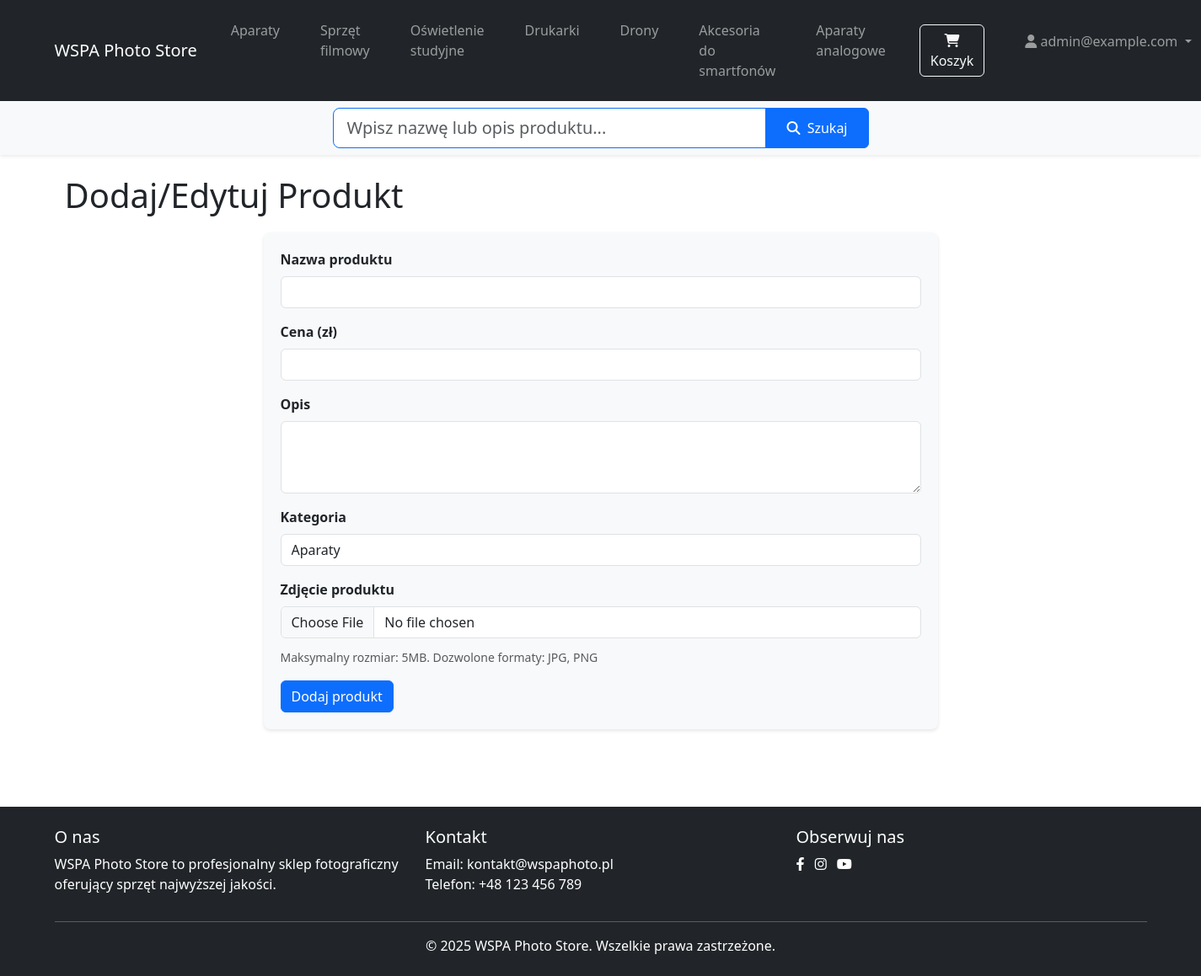
The app's page /admin/add_product (signed in) with its own data.
### tables this page shows
CREATE TABLE categories (
        id INTEGER PRIMARY KEY AUTOINCREMENT,
        name TEXT NOT NULL UNIQUE,
        slug TEXT NOT NULL UNIQUE
    );

### app.py (the view, shortened to what this page needs)
@app.route('/admin/add_product', methods=['GET', 'POST'])
def add_product():
    categories = database.get_categories()
    return render_template('admin/add_product.html', categories=categories)

### app.py (called while the page is built)
@app.context_processor
def inject_template_vars():
    return {
        'get_categories_for_nav': lambda: database.get_categories(),
        'now': datetime.now()
    }

### database.py (called while the page is built)
@contextmanager
def get_db():
    db = sqlite3.connect(DATABASE)
    db.row_factory = sqlite3.Row
    try:
        yield db
    finally:
        db.close()

def get_categories():
    with get_db() as db:
        categories = db.execute('SELECT * FROM categories').fetchall()
        return [dict(category) for category in categories]

### templates/admin/add_product.html (shortened to what this page needs)
{% extends "base.html" %}
{% block content %}
<div class="container">
    <h1>Dodaj/Edytuj Produkt</h1>
    <form method="POST" enctype="multipart/form-data" class="product-form">
        <div class="mb-3">
            <label for="name" class="form-label">Nazwa produktu</label>
            <input type="text" class="form-control" id="name" name="name" required>
        </div>
        <div class="mb-3">
            <label for="price" class="form-label">Cena (zł)</label>
            <input type="number" step="0.01" class="form-control" id="price" name="price" required>
        </div>
        <div class="mb-3">
            <label for="description" class="form-label">Opis</label>
            <textarea class="form-control" id="description" name="description" rows="3" required></textarea>
        </div>
        <div class="mb-3">
            <label for="category" class="form-label">Kategoria</label>
            <select class="form-control" id="category" name="category" required>
                {% for category in categories %}
                <option value="{{ category.slug }}">{{ category.name }}</option>
                {% endfor %}
            </select>
        </div>
        <div class="mb-3">
            <label for="image" class="form-label">Zdjęcie produktu</label>
            <input type="file" class="form-control" id="image" name="image" accept="image/*" required>
            <small class="form-text text-muted">Maksymalny rozmiar: 5MB. Dozwolone formaty: JPG, PNG</small>
        </div>
        <button type="submit" class="btn btn-primary">Dodaj produkt</button>
    </form>
</div>
{% endblock %}

### templates/base.html (shortened to what this page needs)
<!DOCTYPE html>
<html lang="pl">
<head>
    <link rel="stylesheet" href="{{ url_for('static', filename='css/style.css') }}">
    <link href="https://cdn.jsdelivr.net/npm/bootstrap@5.3.0/dist/css/bootstrap.min.css" rel="stylesheet">
    <link rel="stylesheet" href="https://cdnjs.cloudflare.com/ajax/libs/font-awesome/6.4.0/css/all.min.css">
</head>
<body>
    <header>
        <nav class="navbar navbar-expand-lg navbar-dark bg-dark">
            <div class="container">
                <a class="navbar-brand" href="{{ url_for('home') }}">WSPA Photo Store</a>
                <div class="collapse navbar-collapse" id="navbarNav">
                    <ul class="navbar-nav me-auto">
                        {% for category in get_categories_for_nav() %}
                        <li class="nav-item">
                            <a class="nav-link" href="{{ url_for('category_page', category=category.slug) }}">
                                {{ category.name }}
                            </a>
                        </li>
                        {% endfor %}
                    </ul>
                    <ul class="navbar-nav ms-auto">
                        <li class="nav-item me-2">
                            <a href="{{ url_for('view_cart') }}" class="btn btn-outline-light position-relative">
                                <i class="fas fa-shopping-cart"></i> Koszyk
                            </a>
                        </li>
                        {% if 'user_id' in session %}
                            <li class="nav-item dropdown">
                                <a class="nav-link dropdown-toggle" href="#" id="navbarDropdown" role="button" data-bs-toggle="dropdown" aria-expanded="false">
                                    <i class="fas fa-user"></i> {{ session.user_email }}
                                </a>
                            </li>
                        {% endif %}
                    </ul>
                </div>
            </div>
        </nav>
        <div class="bg-light py-2 shadow-sm">
            <div class="container">
                <div class="row justify-content-center">
                    <div class="col-12 col-md-8 col-lg-6">
                        <form action="{{ url_for('search') }}" method="get" class="mb-0">
                            <div class="input-group">
                                <input class="form-control form-control-lg border-primary"
                                       type="search"
                                       name="q"
                                       placeholder="Wpisz nazwę lub opis produktu..."
                                       aria-label="Szukaj produktów"
                                       required>
                                <button class="btn btn-primary px-4" type="submit">
                                    <i class="fas fa-search me-1"></i> Szukaj
                                </button>
                            </div>
                        </form>
                    </div>
                </div>
            </div>
        </div>
    </header>
    <main class="py-4">
        <div class="container">
            {% block content %}{% endblock %}
        </div>
    </main>
    <footer class="bg-dark text-white py-4 mt-5">
        <div class="container">
            <div class="row">
                <div class="col-md-4">
                    <h5>O nas</h5>
                    <p>WSPA Photo Store to profesjonalny sklep fotograficzny oferujący sprzęt najwyższej jakości.</p>
                </div>
                <div class="col-md-4">
                    <h5>Kontakt</h5>
                    <p>Email: kontakt@wspaphoto.pl<br>Telefon: +48 123 456 789</p>
                </div>
                <div class="col-md-4">
                    <h5>Obserwuj nas</h5>
                    <div class="social-links">
                        <a href="#" class="text-white me-2"><i class="fab fa-facebook-f"></i></a>
                        <a href="#" class="text-white me-2"><i class="fab fa-instagram"></i></a>
                        <a href="#" class="text-white me-2"><i class="fab fa-youtube"></i></a>
                    </div>
                </div>
            </div>
            <hr class="bg-light">
            <div class="text-center">
                <p class="mb-0">&copy; {{ now.year }} WSPA Photo Store. Wszelkie prawa zastrzeżone.</p>
            </div>
        </div>
    </footer>
</body>
</html>

### static/css/style.css (style rules this page uses)
body { margin: 0; padding: 0; font-family: Arial, sans-serif; }
.nav-item { color: #2c3e50; text-decoration: none; padding: 0.5rem 1rem; border-radius: 6px; transition: background-color 0.2s; }
.product-form { max-width: 800px; margin: 20px auto; padding: 20px; background-color: #f8f9fa; border-radius: 8px; box-shadow: 0 2px 4px rgba(0,0,0,0.1); }
.product-form .form-control { margin-bottom: 10px; }
.product-form label { font-weight: bold; }

### records on screen
categories: name "Aparaty"
categories: name "Sprzęt filmowy"
categories: name "Oświetlenie studyjne"
categories: name "Drukarki"
categories: name "Drony"
categories: name "Akcesoria do smartfonów"
categories: name "Aparaty analogowe"

### other values on screen
{{ session.user_email }} "admin@example.com"
form field category "Aparaty"
